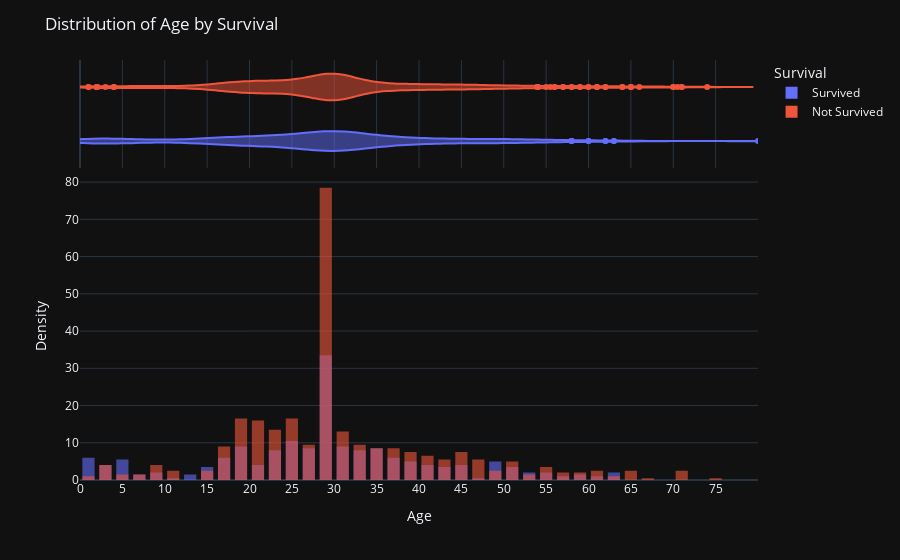

The notebook cell this image was saved under:
### Code cell
survive_chance('Age', np.arange(0, 80, 5), (0, 80))

### Figure 1 — Plotly figure (JSON) as saved in the notebook; plotly's stock layout.template omitted (floating-point values rounded to 4 significant figures; data arrays with more than 128 entries replaced by an {"elided": "..."} marker saying what was removed)
{"data": [{"alignmentgroup": "True", "bingroup": "x", "histnorm": "density", "hovertemplate": "Survival=Survived<br>Age=%{x}<br>density=%{y}<extra></extra>", "legendgroup": "Survived", "marker": {"color": "#636efa", "opacity": 0.6, "pattern": {"shape": ""}}, "name": "Survived", "nbinsx": 50, "offsetgroup": "Survived", "orientation": "v", "showlegend": true, "x": {"elided": "342 float values"}, "xaxis": "x", "yaxis": "y", "type": "histogram"}, {"alignmentgroup": "True", "customdata": {"elided": "342x23 mixed values"}, "hovertemplate": "Survival=%{customdata[22]}<br>Age=%{x}<br>Pclass_1=%{customdata[0]}<br>Pclass_2=%{customdata[1]}<br>Pclass_3=%{customdata[2]}<br>Embarked_C=%{customdata[3]}<br>Embarked_Q=%{customdata[4]}<br>Embarked_S=%{customdata[5]}<br>Title_Master=%{customdata[6]}<br>Title_Miss=%{customdata[7]}<br>Title_Mr=%{customdata[8]}<br>Title_Mrs=%{customdata[9]}<br>Sex_female=%{customdata[10]}<br>Sex_male=%{customdata[11]}<br>SibSp=%{customdata[12]}<br>Parch=%{customdata[13]}<br>Price=%{customdata[14]}<br>Deck=%{customdata[15]}<br>Deck_survive_ratio=%{customdata[16]}<br>Escape_density=%{customdata[17]}<br>Family_size=%{customdata[18]}<br>IsAlone=%{customdata[19]}<br>Family_survivers=%{customdata[20]}<br>Survived=%{customdata[21]}<extra></extra>", "legendgroup": "Survived", "marker": {"color": "#636efa"}, "name": "Survived", "offsetgroup": "Survived", "scalegroup": "x", "showlegend": false, "x": {"elided": "342 float values"}, "xaxis": "x2", "yaxis": "y2", "type": "violin"}, {"alignmentgroup": "True", "bingroup": "x", "histnorm": "density", "hovertemplate": "Survival=Not Survived<br>Age=%{x}<br>density=%{y}<extra></extra>", "legendgroup": "Not Survived", "marker": {"color": "#EF553B", "opacity": 0.6, "pattern": {"shape": ""}}, "name": "Not Survived", "nbinsx": 50, "offsetgroup": "Not Survived", "orientation": "v", "showlegend": true, "x": {"elided": "549 float values"}, "xaxis": "x", "yaxis": "y", "type": "histogram"}, {"alignmentgroup": "True", "customdata": {"elided": "549x23 mixed values"}, "hovertemplate": "Survival=%{customdata[22]}<br>Age=%{x}<br>Pclass_1=%{customdata[0]}<br>Pclass_2=%{customdata[1]}<br>Pclass_3=%{customdata[2]}<br>Embarked_C=%{customdata[3]}<br>Embarked_Q=%{customdata[4]}<br>Embarked_S=%{customdata[5]}<br>Title_Master=%{customdata[6]}<br>Title_Miss=%{customdata[7]}<br>Title_Mr=%{customdata[8]}<br>Title_Mrs=%{customdata[9]}<br>Sex_female=%{customdata[10]}<br>Sex_male=%{customdata[11]}<br>SibSp=%{customdata[12]}<br>Parch=%{customdata[13]}<br>Price=%{customdata[14]}<br>Deck=%{customdata[15]}<br>Deck_survive_ratio=%{customdata[16]}<br>Escape_density=%{customdata[17]}<br>Family_size=%{customdata[18]}<br>IsAlone=%{customdata[19]}<br>Family_survivers=%{customdata[20]}<br>Survived=%{customdata[21]}<extra></extra>", "legendgroup": "Not Survived", "marker": {"color": "#EF553B"}, "name": "Not Survived", "offsetgroup": "Not Survived", "scalegroup": "x", "showlegend": false, "x": {"elided": "549 float values"}, "xaxis": "x2", "yaxis": "y2", "type": "violin"}], "layout": {"xaxis": {"anchor": "y", "domain": [0.0, 1.0], "title": {"text": "Age"}, "tickvals": [0, 5, 10, 15, 20, 25, 30, 35, 40, 45, 50, 55, 60, 65, 70, 75], "range": [0, 80]}, "yaxis": {"anchor": "x", "domain": [0.0, 0.7326], "title": {"text": "Density"}}, "xaxis2": {"anchor": "y2", "domain": [0.0, 1.0], "matches": "x", "showticklabels": false, "showgrid": true, "tickvals": [0, 5, 10, 15, 20, 25, 30, 35, 40, 45, 50, 55, 60, 65, 70, 75], "range": [0, 80]}, "yaxis2": {"anchor": "x2", "domain": [0.7426, 1.0], "matches": "y2", "showticklabels": false, "showline": false, "ticks": "", "showgrid": false}, "legend": {"title": {"text": "Survival"}, "tracegroupgap": 0}, "margin": {"t": 60}, "barmode": "overlay", "title": {"text": "Distribution of Age by Survival"}, "bargap": 0.2, "bargroupgap": 0.1}}
